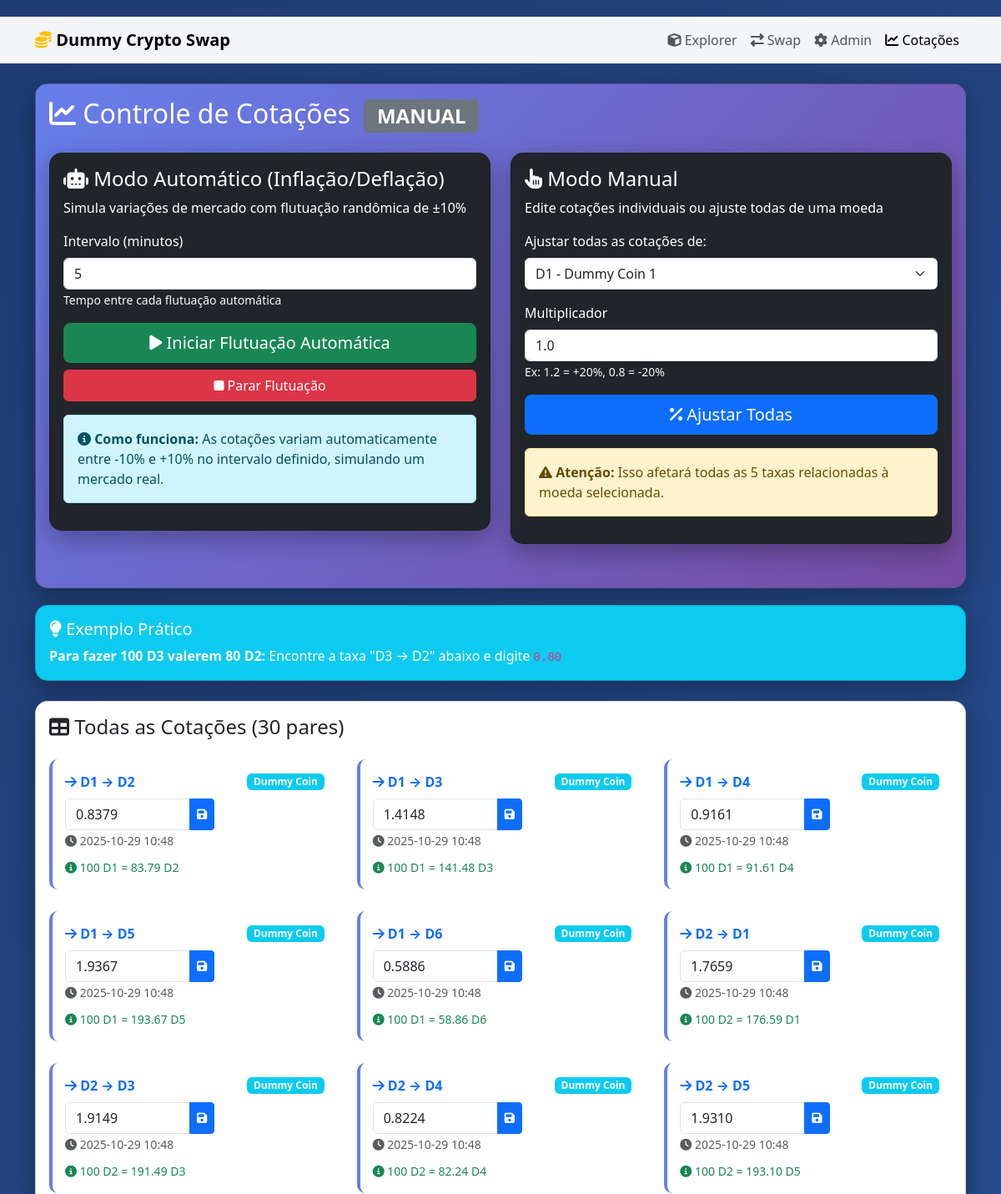
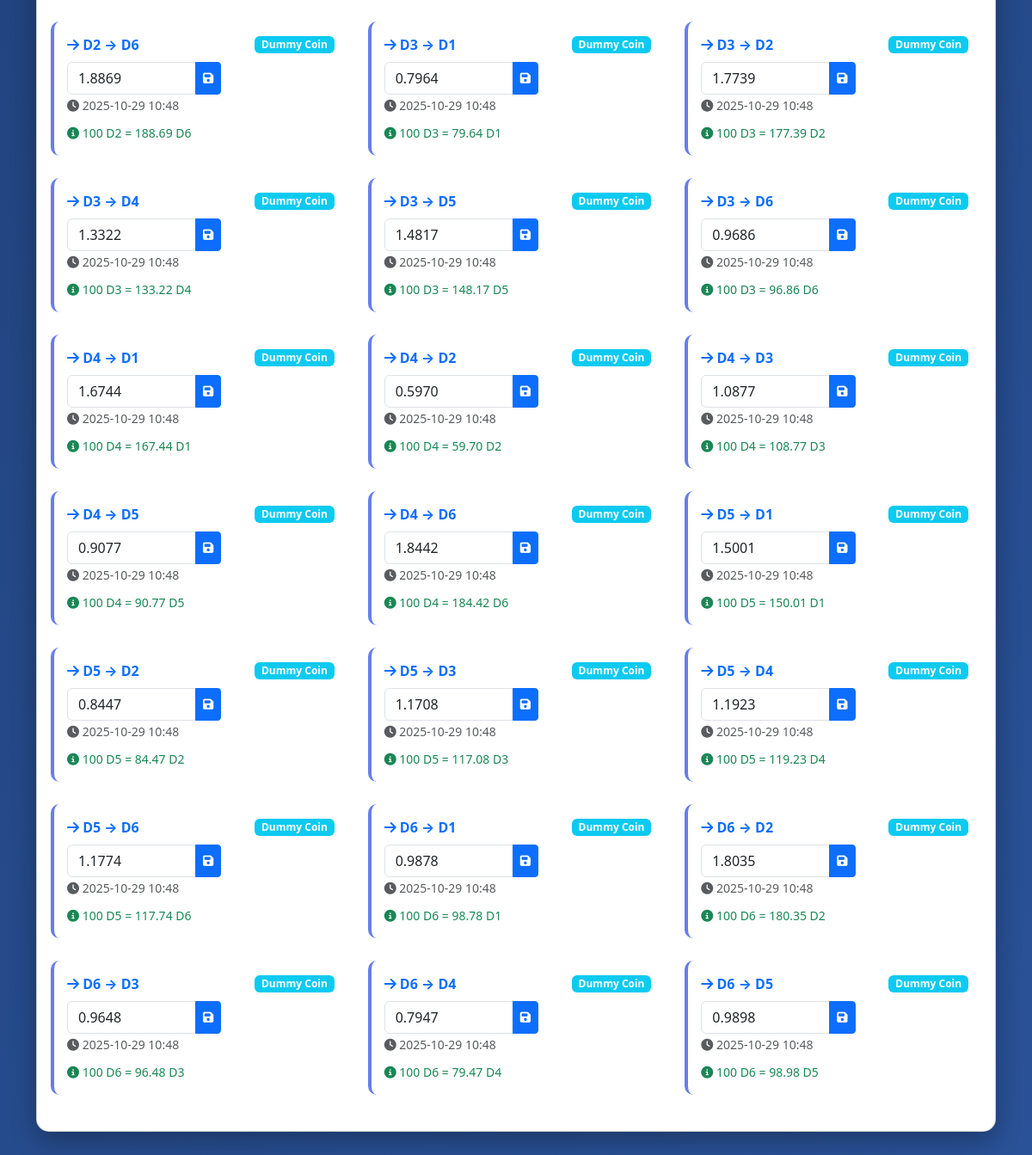
Screenshot of /admin/rates with the database file from the repository (2 pictures, top to bottom).
### tables this page shows
CREATE TABLE exchange_rates (
            id INTEGER PRIMARY KEY AUTOINCREMENT,
            from_coin_id INTEGER NOT NULL,
            to_coin_id INTEGER NOT NULL,
            rate REAL NOT NULL,
            updated_at TIMESTAMP DEFAULT CURRENT_TIMESTAMP,
            FOREIGN KEY (from_coin_id) REFERENCES coins (id),
            FOREIGN KEY (to_coin_id) REFERENCES coins (id),
            UNIQUE(from_coin_id, to_coin_id)
        );

CREATE TABLE coins (
            id INTEGER PRIMARY KEY AUTOINCREMENT,
            name TEXT NOT NULL,
            symbol TEXT NOT NULL UNIQUE,
            prefix TEXT NOT NULL,
            total_supply REAL DEFAULT 0,
            created_at TIMESTAMP DEFAULT CURRENT_TIMESTAMP
        );

### app.py (the view)
@app.route('/admin/rates')
def admin_rates():
    conn = get_db()
    cursor = conn.cursor()
    cursor.execute("""
        SELECT
            er.*,
            c1.symbol as from_symbol,
            c1.name as from_name,
            c2.symbol as to_symbol,
            c2.name as to_name
        FROM exchange_rates er
        JOIN coins c1 ON er.from_coin_id = c1.id
        JOIN coins c2 ON er.to_coin_id = c2.id
        ORDER BY c1.symbol, c2.symbol
    """)
    rates = cursor.fetchall()
    cursor.execute('SELECT * FROM coins ORDER BY symbol')
    coins = cursor.fetchall()
    conn.close()
    global rate_fluctuation_active, fluctuation_interval
    return render_template('admin_rates.html',
                         rates=rates,
                         coins=coins,
                         is_fluctuating=rate_fluctuation_active,
                         interval_minutes=fluctuation_interval//60)

### app.py (called while the page is built)
def get_db():
    conn = sqlite3.connect(DATABASE)
    conn.row_factory = sqlite3.Row
    return conn

### templates/admin_rates.html (shortened to what this page needs)
<!DOCTYPE html>
<html lang="pt-BR">
<head>
    <link href="https://cdn.jsdelivr.net/npm/bootstrap@5.3.0/dist/css/bootstrap.min.css" rel="stylesheet">
    <link href="https://cdnjs.cloudflare.com/ajax/libs/font-awesome/6.4.0/css/all.min.css" rel="stylesheet">
</head>
<body>
    <nav class="navbar navbar-expand-lg navbar-light mb-4">
        <div class="container">
            <a class="navbar-brand fw-bold" href="/">
                <i class="fas fa-coins text-warning"></i> Dummy Crypto Swap
            </a>
            <div class="navbar-nav ms-auto">
                <a class="nav-link" href="/"><i class="fas fa-cube"></i> Explorer</a>
                <a class="nav-link" href="/swap"><i class="fas fa-exchange-alt"></i> Swap</a>
                <a class="nav-link" href="/admin"><i class="fas fa-cog"></i> Admin</a>
                <a class="nav-link active" href="/admin/rates"><i class="fas fa-chart-line"></i> Cotações</a>
            </div>
        </div>
    </nav>
    <div class="container">
        <div class="card control-panel">
            <div class="card-body">
                <h2 class="mb-4">
                    <i class="fas fa-chart-line"></i> Controle de Cotações
                    <span class="badge bg-{% if is_fluctuating %}success{% else %}secondary{% endif %} ms-2">
                        {% if is_fluctuating %}AUTOMÁTICO ATIVO{% else %}MANUAL{% endif %}
                    </span>
                </h2>
                <div class="row">
                    <div class="col-md-6 mb-3">
                        <div class="card bg-dark text-white">
                            <div class="card-body">
                                <h4><i class="fas fa-robot"></i> Modo Automático (Inflação/Deflação)</h4>
                                <p>Simula variações de mercado com flutuação randômica de ±10%</p>
                                <div class="mb-3">
                                    <label class="form-label">Intervalo (minutos)</label>
                                    <input type="number" class="form-control" id="intervalMinutes"
                                           value="{{ interval_minutes }}" min="1" max="60">
                                    <small class="text-light">Tempo entre cada flutuação automática</small>
                                </div>
                                <div class="d-grid gap-2">
                                    <button class="btn btn-success btn-lg" onclick="startFluctuation()">
                                        <i class="fas fa-play"></i> Iniciar Flutuação Automática
                                    </button>
                                    <button class="btn btn-danger" onclick="stopFluctuation()">
                                        <i class="fas fa-stop"></i> Parar Flutuação
                                    </button>
                                </div>
                                <div class="mt-3 alert alert-info">
                                    <i class="fas fa-info-circle"></i>
                                    <strong>Como funciona:</strong> As cotações variam automaticamente entre -10% e +10%
                                    no intervalo definido, simulando um mercado real.
                                </div>
                            </div>
                        </div>
                    </div>
                    <div class="col-md-6 mb-3">
                        <div class="card bg-dark text-white">
                            <div class="card-body">
                                <h4><i class="fas fa-hand-pointer"></i> Modo Manual</h4>
                                <p>Edite cotações individuais ou ajuste todas de uma moeda</p>
                                <div class="mb-3">
                                    <label class="form-label">Ajustar todas as cotações de:</label>
                                    <select class="form-select" id="adjustCoin">
                                        {% for coin in coins %}
                                        <option value="{{ coin.id }}">{{ coin.symbol }} - {{ coin.name }}</option>
                                        {% endfor %}
                                    </select>
                                </div>
                                <div class="mb-3">
                                    <label class="form-label">Multiplicador</label>
                                    <input type="number" class="form-control" id="multiplier"
                                           value="1.0" step="0.1" min="0.1" max="10">
                                    <small class="text-light">Ex: 1.2 = +20%, 0.8 = -20%</small>
                                </div>
                                <button class="btn btn-primary btn-lg w-100" onclick="adjustAllRates()">
                                    <i class="fas fa-percentage"></i> Ajustar Todas
                                </button>
                                <div class="mt-3 alert alert-warning">
                                    <i class="fas fa-exclamation-triangle"></i>
                                    <strong>Atenção:</strong> Isso afetará todas as 5 taxas relacionadas à moeda selecionada.
                                </div>
                            </div>
                        </div>
                    </div>
                </div>
            </div>
        </div>
        <div class="card bg-info text-white mb-4">
            <div class="card-body">
                <h5><i class="fas fa-lightbulb"></i> Exemplo Prático</h5>
                <p class="mb-0">
                    <strong>Para fazer 100 D3 valerem 80 D2:</strong> Encontre a taxa "D3 → D2" abaixo e digite <code>0.80</code>
                </p>
            </div>
        </div>
        <div class="card">
            <div class="card-body">
                <h4 class="mb-4"><i class="fas fa-table"></i> Todas as Cotações (30 pares)</h4>
                <div class="row">
                    {% for rate in rates %}
                    <div class="col-md-6 col-lg-4 mb-3">
                        <div class="rate-card">
                            <div class="d-flex justify-content-between align-items-center mb-2">
                                <strong class="text-primary">
                                    <i class="fas fa-arrow-right"></i> {{ rate.from_symbol }} → {{ rate.to_symbol }}
                                </strong>
                                <span class="badge bg-info">{{ rate.from_name[:10] }}</span>
                            </div>
                            <div class="input-group">
                                <input type="number"
                                       class="form-control rate-input"
                                       id="rate_{{ rate.id }}"
                                       value="{{ '%.4f'|format(rate.rate) }}"
                                       step="0.0001">
                                <button class="btn btn-sm btn-primary"
                                        onclick="updateRate({{ rate.from_coin_id }}, {{ rate.to_coin_id }}, {{ rate.id }})">
                                    <i class="fas fa-save"></i>
                                </button>
                            </div>
                            <small class="text-muted">
                                <i class="fas fa-clock"></i> {{ rate.updated_at[:16] }}
                            </small>
                            <div class="mt-2">
                                <small class="text-success">
                                    <i class="fas fa-info-circle"></i>
                                    100 {{ rate.from_symbol }} = {{ '%.2f'|format(rate.rate * 100) }} {{ rate.to_symbol }}
                                </small>
                            </div>
                        </div>
                    </div>
                    {% endfor %}
                </div>
            </div>
        </div>
    </div>
</body>
</html>

### templates/admin_rates.html (style rules this page uses)
body { background: linear-gradient(135deg, #1e3c72 0%, #2a5298 100%); min-height: 100vh; padding: 20px 0; }
.card { border-radius: 15px; box-shadow: 0 10px 30px rgba(0,0,0,0.3); margin-bottom: 20px; }
.navbar { background: rgba(255,255,255,0.95) !important; backdrop-filter: blur(10px); }
.rate-card { background: white; border-left: 4px solid #667eea; padding: 15px; margin-bottom: 10px; border-radius: 10px; }
.control-panel { background: linear-gradient(135deg, #667eea 0%, #764ba2 100%); color: white; }
.rate-input { max-width: 150px; }

### rows the page displays
exchange_rates: from_symbol "D1", to_symbol "D2", name "Dummy Coin", rate "0.8379", updated_at "2025-10-29 10:48", rate.rate*100 "83.79"
exchange_rates: from_symbol "D1", to_symbol "D3", name "Dummy Coin", rate "1.4148", updated_at "2025-10-29 10:48", rate.rate*100 "141.48"
exchange_rates: from_symbol "D1", to_symbol "D4", name "Dummy Coin", rate "0.9161", updated_at "2025-10-29 10:48", rate.rate*100 "91.61"
exchange_rates: from_symbol "D1", to_symbol "D5", name "Dummy Coin", rate "1.9367", updated_at "2025-10-29 10:48", rate.rate*100 "193.67"
exchange_rates: from_symbol "D1", to_symbol "D6", name "Dummy Coin", rate "0.5886", updated_at "2025-10-29 10:48", rate.rate*100 "58.86"
exchange_rates: from_symbol "D2", to_symbol "D1", name "Dummy Coin", rate "1.7659", updated_at "2025-10-29 10:48", rate.rate*100 "176.59"
exchange_rates: from_symbol "D2", to_symbol "D3", name "Dummy Coin", rate "1.9149", updated_at "2025-10-29 10:48", rate.rate*100 "191.49"
exchange_rates: from_symbol "D2", to_symbol "D4", name "Dummy Coin", rate "0.8224", updated_at "2025-10-29 10:48", rate.rate*100 "82.24"
exchange_rates: from_symbol "D2", to_symbol "D5", name "Dummy Coin", rate "1.9310", updated_at "2025-10-29 10:48", rate.rate*100 "193.10"
exchange_rates: from_symbol "D2", to_symbol "D6", name "Dummy Coin", rate "1.8869", updated_at "2025-10-29 10:48", rate.rate*100 "188.69"
exchange_rates: from_symbol "D3", to_symbol "D1", name "Dummy Coin", rate "0.7964", updated_at "2025-10-29 10:48", rate.rate*100 "79.64"
exchange_rates: from_symbol "D3", to_symbol "D2", name "Dummy Coin", rate "1.7739", updated_at "2025-10-29 10:48", rate.rate*100 "177.39"
exchange_rates: from_symbol "D3", to_symbol "D4", name "Dummy Coin", rate "1.3322", updated_at "2025-10-29 10:48", rate.rate*100 "133.22"
exchange_rates: from_symbol "D3", to_symbol "D5", name "Dummy Coin", rate "1.4817", updated_at "2025-10-29 10:48", rate.rate*100 "148.17"
exchange_rates: from_symbol "D3", to_symbol "D6", name "Dummy Coin", rate "0.9686", updated_at "2025-10-29 10:48", rate.rate*100 "96.86"
exchange_rates: from_symbol "D4", to_symbol "D1", name "Dummy Coin", rate "1.6744", updated_at "2025-10-29 10:48", rate.rate*100 "167.44"
exchange_rates: from_symbol "D4", to_symbol "D2", name "Dummy Coin", rate "0.5970", updated_at "2025-10-29 10:48", rate.rate*100 "59.70"
exchange_rates: from_symbol "D4", to_symbol "D3", name "Dummy Coin", rate "1.0877", updated_at "2025-10-29 10:48", rate.rate*100 "108.77"
exchange_rates: from_symbol "D4", to_symbol "D5", name "Dummy Coin", rate "0.9077", updated_at "2025-10-29 10:48", rate.rate*100 "90.77"
exchange_rates: from_symbol "D4", to_symbol "D6", name "Dummy Coin", rate "1.8442", updated_at "2025-10-29 10:48", rate.rate*100 "184.42"
exchange_rates: from_symbol "D5", to_symbol "D1", name "Dummy Coin", rate "1.5001", updated_at "2025-10-29 10:48", rate.rate*100 "150.01"
exchange_rates: from_symbol "D5", to_symbol "D2", name "Dummy Coin", rate "0.8447", updated_at "2025-10-29 10:48", rate.rate*100 "84.47"
exchange_rates: from_symbol "D5", to_symbol "D3", name "Dummy Coin", rate "1.1708", updated_at "2025-10-29 10:48", rate.rate*100 "117.08"
exchange_rates: from_symbol "D5", to_symbol "D4", name "Dummy Coin", rate "1.1923", updated_at "2025-10-29 10:48", rate.rate*100 "119.23"
exchange_rates: from_symbol "D5", to_symbol "D6", name "Dummy Coin", rate "1.1774", updated_at "2025-10-29 10:48", rate.rate*100 "117.74"
exchange_rates: from_symbol "D6", to_symbol "D1", name "Dummy Coin", rate "0.9878", updated_at "2025-10-29 10:48", rate.rate*100 "98.78"
exchange_rates: from_symbol "D6", to_symbol "D2", name "Dummy Coin", rate "1.8035", updated_at "2025-10-29 10:48", rate.rate*100 "180.35"
exchange_rates: from_symbol "D6", to_symbol "D3", name "Dummy Coin", rate "0.9648", updated_at "2025-10-29 10:48", rate.rate*100 "96.48"
exchange_rates: from_symbol "D6", to_symbol "D4", name "Dummy Coin", rate "0.7947", updated_at "2025-10-29 10:48", rate.rate*100 "79.47"
exchange_rates: from_symbol "D6", to_symbol "D5", name "Dummy Coin", rate "0.9898", updated_at "2025-10-29 10:48", rate.rate*100 "98.98"

### other values shown
form field value "D1 - Dummy Coin 1"
